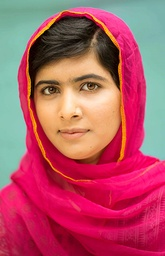
#> input picture Image_Filters_As_Creative_Tool/potrait1.jpg, 165 x 256 px, shrunk from 350 x 544 before the run
$ jupyter execute Image_Filters_As_Creative_Tool.ipynb   (shell and % lines are left out)
#> lines starting #> are read from the running program, lines starting #| are printed output that depends on the picture; after the words box and inside, x2 and y2 are one past the last pixel; in counts of white or black regions, pixels touching at a corner belong together
# MAT 201A - ASSIGNMENT 6
### AMBIKA YADAV

## EXPLORING IMAGE FILTERS AS A CREATIVE PROCESSING TOOL

[cell 1]
%pylab inline
rcParams['figure.figsize'] = (10, 4)
from __future__ import print_function
from __future__ import division
from scipy.signal import convolve2d

[cell 2]
img1 = imread('potrait1.jpg')
#> img1 is the input picture: shape (256, 165, 3); mean R, G, B 178.7, 84.9, 101.5
imshow(img1)

[cell 3]
mat = zeros((100,100))
for i in range (0,100):
    for j in range (0,100):
        dis = ((i-50)*(i-50))+((j-50)*(j-50))
        if ( dis < 90):
            mat[i,j]=1
imshow(mat, cmap=cm.gray, interpolation='nearest')
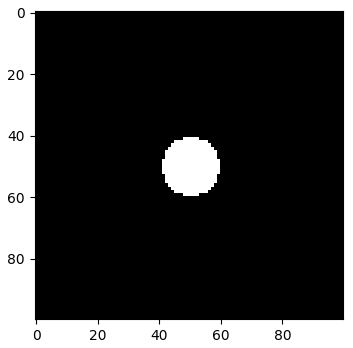
#> figure drawn by matplotlib, 1 panel

[cell 4]
c = convolve2d(mat, img1[:,:,1])
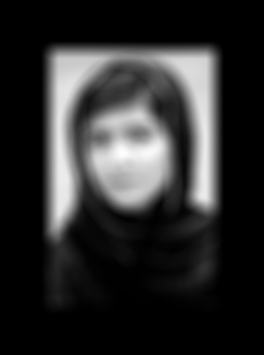
#> c: shape (355, 264) float64; min 0, max 62009, mean 10899.9; drawn with min black and max white
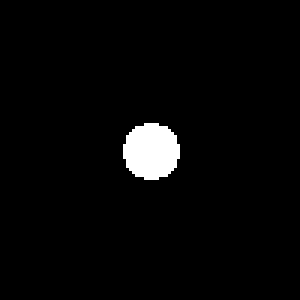
#> mat: shape (100, 100) float64 (shown 3 times larger); values 0 (black) and 1 (white), 2.9% white; 1 white region, box (x1, y1, x2, y2) and area: (41, 41, 60, 60) 285
# kernel is the analog for
imshow(c, cmap= cm.gray, interpolation='nearest')
colorbar()
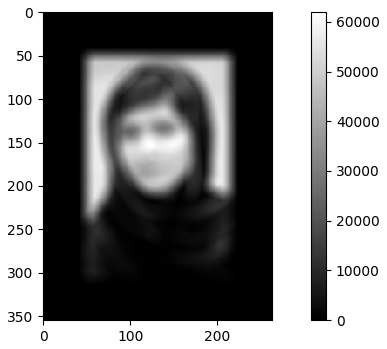
#> figure drawn by matplotlib, 2 panels
